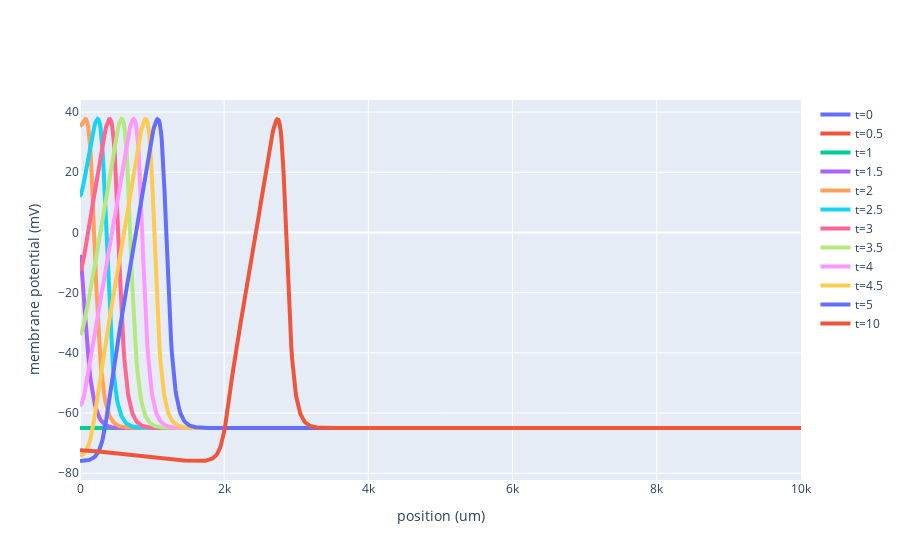

Here is the notebook cell this chart was saved with:
### Code cell
h.finitialize(-65 * mV)
my_plot = rvp.plot(plotly, name= "t=0", line={"width":4})
for tstop in [0.5, 1, 1.5, 2, 2.5, 3, 3.5, 4, 4.5, 5, 10]:
    h.continuerun(tstop)
    my_plot = rvp.plot(my_plot, name=f"t={tstop}", line={"width":4})

my_plot = my_plot.update_layout({
    "xaxis_title": "position (um)",
    "yaxis_title": "membrane potential (mV)"
})

my_plot.show()

### Figure 1 — Plotly figure (JSON) as saved in the notebook; plotly's stock layout.template omitted (floating-point values rounded to 4 significant figures; data arrays with more than 128 entries replaced by an {"elided": "..."} marker saying what was removed)
{"data": [{"line": {"width": 4}, "mode": "lines", "name": "t=0", "type": "scatter", "x": {"elided": "1003 float values"}, "y": {"elided": "1003 int values"}}, {"line": {"width": 4}, "mode": "lines", "name": "t=0.5", "type": "scatter", "x": {"elided": "1003 float values"}, "y": {"elided": "1003 float values"}}, {"line": {"width": 4}, "mode": "lines", "name": "t=1", "type": "scatter", "x": {"elided": "1003 float values"}, "y": {"elided": "1003 float values"}}, {"line": {"width": 4}, "mode": "lines", "name": "t=1.5", "type": "scatter", "x": {"elided": "1003 float values"}, "y": {"elided": "1003 float values"}}, {"line": {"width": 4}, "mode": "lines", "name": "t=2", "type": "scatter", "x": {"elided": "1003 float values"}, "y": {"elided": "1003 float values"}}, {"line": {"width": 4}, "mode": "lines", "name": "t=2.5", "type": "scatter", "x": {"elided": "1003 float values"}, "y": {"elided": "1003 float values"}}, {"line": {"width": 4}, "mode": "lines", "name": "t=3", "type": "scatter", "x": {"elided": "1003 float values"}, "y": {"elided": "1003 float values"}}, {"line": {"width": 4}, "mode": "lines", "name": "t=3.5", "type": "scatter", "x": {"elided": "1003 float values"}, "y": {"elided": "1003 float values"}}, {"line": {"width": 4}, "mode": "lines", "name": "t=4", "type": "scatter", "x": {"elided": "1003 float values"}, "y": {"elided": "1003 float values"}}, {"line": {"width": 4}, "mode": "lines", "name": "t=4.5", "type": "scatter", "x": {"elided": "1003 float values"}, "y": {"elided": "1003 float values"}}, {"line": {"width": 4}, "mode": "lines", "name": "t=5", "type": "scatter", "x": {"elided": "1003 float values"}, "y": {"elided": "1003 float values"}}, {"line": {"width": 4}, "mode": "lines", "name": "t=10", "type": "scatter", "x": {"elided": "1003 float values"}, "y": {"elided": "1003 float values"}}], "layout": {"xaxis": {"title": {"text": "position (um)"}}, "yaxis": {"title": {"text": "membrane potential (mV)"}}}}
